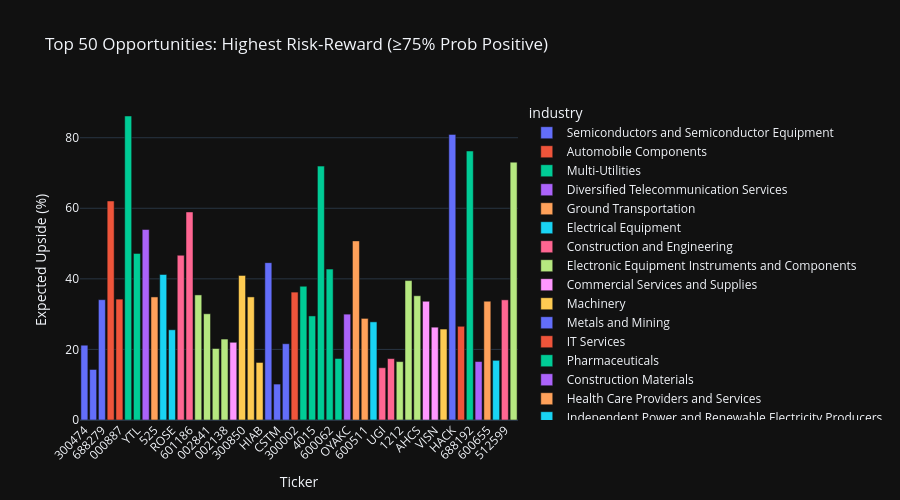

Here is the notebook cell this chart was saved with:
### Markdown cell above
### 4.3 Top Opportunities — Highest Risk-Reward Ratio (Positive Upside)

### Code cell
mc_positive = mc[mc["prob_positive_upside"] >= 75].nlargest(50, "risk_reward_ratio")

fig = px.bar(
    mc_positive,
    x="ticker",
    y="expected_upside_pct",
    color="industry",
    hover_data=["name", "prob_positive_upside", "risk_reward_ratio"],
    title="Top 50 Opportunities: Highest Risk-Reward (≥75% Prob Positive)",
    labels={"expected_upside_pct": "Expected Upside (%)", "ticker": "Ticker"},
    template=PLOTLY_TEMPLATE,
    height=500,
)
fig.update_layout(xaxis_tickangle=-45)
fig.show()

### Figure 1 — Plotly figure (JSON) as saved in the notebook; plotly's stock layout.template omitted (floating-point values rounded to 4 significant figures)
{"data": [{"customdata": [["Changsha Jingjia Microelectronics Co. Ltd.", 100.0, 147.3], ["Shanghai Awinic Technology Co.Ltd.", 100.0, 110.6], ["Fortior Technology (Shenzhen) Co. Ltd.", 100.0, 18.1]], "hovertemplate": "industry=Semiconductors and Semiconductor Equipment<br>Ticker=%{x}<br>Expected Upside (%)=%{y}<br>name=%{customdata[0]}<br>prob_positive_upside=%{customdata[1]}<br>risk_reward_ratio=%{customdata[2]}<extra></extra>", "legendgroup": "Semiconductors and Semiconductor Equipment", "marker": {"color": "#636efa", "pattern": {"shape": ""}}, "name": "Semiconductors and Semiconductor Equipment", "orientation": "v", "showlegend": true, "textposition": "auto", "x": ["300474", "688798", "688279"], "xaxis": "x", "y": [21.2, 14.32, 34.1], "yaxis": "y", "type": "bar"}, {"customdata": [["Fulin Precision Co. Ltd.", 100.0, 143.5], ["Anhui Zhongding Sealing Parts Co. Ltd.", 100.0, 37.77]], "hovertemplate": "industry=Automobile Components<br>Ticker=%{x}<br>Expected Upside (%)=%{y}<br>name=%{customdata[0]}<br>prob_positive_upside=%{customdata[1]}<br>risk_reward_ratio=%{customdata[2]}<extra></extra>", "legendgroup": "Automobile Components", "marker": {"color": "#EF553B", "pattern": {"shape": ""}}, "name": "Automobile Components", "orientation": "v", "showlegend": true, "textposition": "auto", "x": ["300432", "000887"], "xaxis": "x", "y": [62.07, 34.26], "yaxis": "y", "type": "bar"}, {"customdata": [["Power and Water Utility Company for Jubail and Yanbu", 100.0, 137.4], ["YTL Corporation Berhad", 100.0, 18.09]], "hovertemplate": "industry=Multi-Utilities<br>Ticker=%{x}<br>Expected Upside (%)=%{y}<br>name=%{customdata[0]}<br>prob_positive_upside=%{customdata[1]}<br>risk_reward_ratio=%{customdata[2]}<extra></extra>", "legendgroup": "Multi-Utilities", "marker": {"color": "#00cc96", "pattern": {"shape": ""}}, "name": "Multi-Utilities", "orientation": "v", "showlegend": true, "textposition": "auto", "x": ["2083", "YTL"], "xaxis": "x", "y": [86.15, 47.21], "yaxis": "y", "type": "bar"}, {"customdata": [["Tuas Limited", 100.0, 112.8]], "hovertemplate": "industry=Diversified Telecommunication Services<br>Ticker=%{x}<br>Expected Upside (%)=%{y}<br>name=%{customdata[0]}<br>prob_positive_upside=%{customdata[1]}<br>risk_reward_ratio=%{customdata[2]}<extra></extra>", "legendgroup": "Diversified Telecommunication Services", "marker": {"color": "#ab63fa", "pattern": {"shape": ""}}, "name": "Diversified Telecommunication Services", "orientation": "v", "showlegend": true, "textposition": "auto", "x": ["TUA"], "xaxis": "x", "y": [53.98], "yaxis": "y", "type": "bar"}, {"customdata": [["Guangshen Railway Company Limited", 100.0, 96.88]], "hovertemplate": "industry=Ground Transportation<br>Ticker=%{x}<br>Expected Upside (%)=%{y}<br>name=%{customdata[0]}<br>prob_positive_upside=%{customdata[1]}<br>risk_reward_ratio=%{customdata[2]}<extra></extra>", "legendgroup": "Ground Transportation", "marker": {"color": "#FFA15A", "pattern": {"shape": ""}}, "name": "Ground Transportation", "orientation": "v", "showlegend": true, "textposition": "auto", "x": ["525"], "xaxis": "x", "y": [34.88], "yaxis": "y", "type": "bar"}, {"customdata": [["Beijing HyperStrong Technology Co. Ltd.", 100.0, 88.24], ["Rosebank Industries plc", 100.0, 16.02]], "hovertemplate": "industry=Electrical Equipment<br>Ticker=%{x}<br>Expected Upside (%)=%{y}<br>name=%{customdata[0]}<br>prob_positive_upside=%{customdata[1]}<br>risk_reward_ratio=%{customdata[2]}<extra></extra>", "legendgroup": "Electrical Equipment", "marker": {"color": "#19d3f3", "pattern": {"shape": ""}}, "name": "Electrical Equipment", "orientation": "v", "showlegend": true, "textposition": "auto", "x": ["688411", "ROSE"], "xaxis": "x", "y": [41.24, 25.57], "yaxis": "y", "type": "bar"}, {"customdata": [["China National Chemical Engineering Co. Ltd", 100.0, 68.18], ["China Railway Construction Corporation Limited", 100.0, 17.05]], "hovertemplate": "industry=Construction and Engineering<br>Ticker=%{x}<br>Expected Upside (%)=%{y}<br>name=%{customdata[0]}<br>prob_positive_upside=%{customdata[1]}<br>risk_reward_ratio=%{customdata[2]}<extra></extra>", "legendgroup": "Construction and Engineering", "marker": {"color": "#FF6692", "pattern": {"shape": ""}}, "name": "Construction and Engineering", "orientation": "v", "showlegend": true, "textposition": "auto", "x": ["601117", "601186"], "xaxis": "x", "y": [46.69, 58.96], "yaxis": "y", "type": "bar"}, {"customdata": [["Sanmina Corporation", 100.0, 50.72], ["Guangzhou Shiyuan Electronic Technology Company Limited", 100.0, 43.88], ["China Zhenhua (Group) Science & Technology Co. Ltd", 100.0, 37.04], ["Shenzhen Sunlord Electronics Co.Ltd.", 100.0, 16.6]], "hovertemplate": "industry=Electronic Equipment Instruments and Components<br>Ticker=%{x}<br>Expected Upside (%)=%{y}<br>name=%{customdata[0]}<br>prob_positive_upside=%{customdata[1]}<br>risk_reward_ratio=%{customdata[2]}<extra></extra>", "legendgroup": "Electronic Equipment Instruments and Components", "marker": {"color": "#B6E880", "pattern": {"shape": ""}}, "name": "Electronic Equipment Instruments and Components", "orientation": "v", "showlegend": true, "textposition": "auto", "x": ["SANM", "002841", "000733", "002138"], "xaxis": "x", "y": [35.45, 30.11, 20.25, 22.94], "yaxis": "y", "type": "bar"}, {"customdata": [["TOPPAN Holdings Inc.", 100.0, 46.21]], "hovertemplate": "industry=Commercial Services and Supplies<br>Ticker=%{x}<br>Expected Upside (%)=%{y}<br>name=%{customdata[0]}<br>prob_positive_upside=%{customdata[1]}<br>risk_reward_ratio=%{customdata[2]}<extra></extra>", "legendgroup": "Commercial Services and Supplies", "marker": {"color": "#FF97FF", "pattern": {"shape": ""}}, "name": "Commercial Services and Supplies", "orientation": "v", "showlegend": true, "textposition": "auto", "x": ["7911"], "xaxis": "x", "y": [22.02], "yaxis": "y", "type": "bar"}, {"customdata": [["Luoyang Xinqianglian Slewing Bearing Co. Ltd.", 100.0, 43.32], ["FAW Jiefang Group Co.Ltd", 100.0, 19.9], ["Hiab Oyj", 100.0, 16.79]], "hovertemplate": "industry=Machinery<br>Ticker=%{x}<br>Expected Upside (%)=%{y}<br>name=%{customdata[0]}<br>prob_positive_upside=%{customdata[1]}<br>risk_reward_ratio=%{customdata[2]}<extra></extra>", "legendgroup": "Machinery", "marker": {"color": "#FECB52", "pattern": {"shape": ""}}, "name": "Machinery", "orientation": "v", "showlegend": true, "textposition": "auto", "x": ["300850", "000800", "HIAB"], "xaxis": "x", "y": [40.97, 34.88, 16.31], "yaxis": "y", "type": "bar"}, {"customdata": [["Aluminium Bahrain B.S.C.", 100.0, 41.26], ["Constellium SE", 100.0, 17.69], ["Hunan Valin Steel Co. Ltd.", 100.0, 15.71]], "hovertemplate": "industry=Metals and Mining<br>Ticker=%{x}<br>Expected Upside (%)=%{y}<br>name=%{customdata[0]}<br>prob_positive_upside=%{customdata[1]}<br>risk_reward_ratio=%{customdata[2]}<extra></extra>", "legendgroup": "Metals and Mining", "marker": {"color": "#636efa", "pattern": {"shape": ""}}, "name": "Metals and Mining", "orientation": "v", "showlegend": true, "textposition": "auto", "x": ["ALBH", "CSTM", "000932"], "xaxis": "x", "y": [44.6, 10.18, 21.61], "yaxis": "y", "type": "bar"}, {"customdata": [["Beijing Ultrapower Software Co. Ltd.", 100.0, 40.54]], "hovertemplate": "industry=IT Services<br>Ticker=%{x}<br>Expected Upside (%)=%{y}<br>name=%{customdata[0]}<br>prob_positive_upside=%{customdata[1]}<br>risk_reward_ratio=%{customdata[2]}<extra></extra>", "legendgroup": "IT Services", "marker": {"color": "#EF553B", "pattern": {"shape": ""}}, "name": "IT Services", "orientation": "v", "showlegend": true, "textposition": "auto", "x": ["300002"], "xaxis": "x", "y": [36.25], "yaxis": "y", "type": "bar"}, {"customdata": [["Joincare Pharmaceutical Group Industry Co.Ltd.", 100.0, 39.83], ["Jamjoom Pharmaceuticals Factory Company", 100.0, 28.21], ["Changchun High-Tech Industry (Group) Co. Ltd.", 100.0, 26.92], ["China Resources Double-Crane Pharmaceutical Co.Ltd.", 100.0, 18.69], ["ALK-Abelló A/S", 100.0, 15.27]], "hovertemplate": "industry=Pharmaceuticals<br>Ticker=%{x}<br>Expected Upside (%)=%{y}<br>name=%{customdata[0]}<br>prob_positive_upside=%{customdata[1]}<br>risk_reward_ratio=%{customdata[2]}<extra></extra>", "legendgroup": "Pharmaceuticals", "marker": {"color": "#00cc96", "pattern": {"shape": ""}}, "name": "Pharmaceuticals", "orientation": "v", "showlegend": true, "textposition": "auto", "x": ["600380", "4015", "000661", "600062", "ALKB"], "xaxis": "x", "y": [37.91, 29.49, 71.95, 42.76, 17.44], "yaxis": "y", "type": "bar"}, {"customdata": [["OYAK Çimento Fabrikalari A.S.", 100.0, 37.34]], "hovertemplate": "industry=Construction Materials<br>Ticker=%{x}<br>Expected Upside (%)=%{y}<br>name=%{customdata[0]}<br>prob_positive_upside=%{customdata[1]}<br>risk_reward_ratio=%{customdata[2]}<extra></extra>", "legendgroup": "Construction Materials", "marker": {"color": "#ab63fa", "pattern": {"shape": ""}}, "name": "Construction Materials", "orientation": "v", "showlegend": true, "textposition": "auto", "x": ["OYAKC"], "xaxis": "x", "y": [30.0], "yaxis": "y", "type": "bar"}, {"customdata": [["Akdital S.A", 100.0, 34.35], ["China National Medicines Corporation Ltd.", 100.0, 27.08]], "hovertemplate": "industry=Health Care Providers and Services<br>Ticker=%{x}<br>Expected Upside (%)=%{y}<br>name=%{customdata[0]}<br>prob_positive_upside=%{customdata[1]}<br>risk_reward_ratio=%{customdata[2]}<extra></extra>", "legendgroup": "Health Care Providers and Services", "marker": {"color": "#FFA15A", "pattern": {"shape": ""}}, "name": "Health Care Providers and Services", "orientation": "v", "showlegend": true, "textposition": "auto", "x": ["AKT", "600511"], "xaxis": "x", "y": [50.76, 28.79], "yaxis": "y", "type": "bar"}, {"customdata": [["Hubei Energy Group Co. Ltd.", 100.0, 34.2]], "hovertemplate": "industry=Independent Power and Renewable Electricity Producers<br>Ticker=%{x}<br>Expected Upside (%)=%{y}<br>name=%{customdata[0]}<br>prob_positive_upside=%{customdata[1]}<br>risk_reward_ratio=%{customdata[2]}<extra></extra>", "legendgroup": "Independent Power and Renewable Electricity Producers", "marker": {"color": "#19d3f3", "pattern": {"shape": ""}}, "name": "Independent Power and Renewable Electricity Producers", "orientation": "v", "showlegend": true, "textposition": "auto", "x": ["000883"], "xaxis": "x", "y": [27.81], "yaxis": "y", "type": "bar"}, {"customdata": [["UGI Corporation", 100.0, 28.18], ["Shenzhen Gas Corporation Ltd.", 100.0, 16.68]], "hovertemplate": "industry=Gas Utilities<br>Ticker=%{x}<br>Expected Upside (%)=%{y}<br>name=%{customdata[0]}<br>prob_positive_upside=%{customdata[1]}<br>risk_reward_ratio=%{customdata[2]}<extra></extra>", "legendgroup": "Gas Utilities", "marker": {"color": "#FF6692", "pattern": {"shape": ""}}, "name": "Gas Utilities", "orientation": "v", "showlegend": true, "textposition": "auto", "x": ["UGI", "601139"], "xaxis": "x", "y": [14.81, 17.39], "yaxis": "y", "type": "bar"}, {"customdata": [["Astra Industrial Group Company", 100.0, 28.15], ["Fosun International Limited", 100.0, 20.07], ["Aamal Company Q.P.S.C.", 100.0, 16.78]], "hovertemplate": "industry=Industrial Conglomerates<br>Ticker=%{x}<br>Expected Upside (%)=%{y}<br>name=%{customdata[0]}<br>prob_positive_upside=%{customdata[1]}<br>risk_reward_ratio=%{customdata[2]}<extra></extra>", "legendgroup": "Industrial Conglomerates", "marker": {"color": "#B6E880", "pattern": {"shape": ""}}, "name": "Industrial Conglomerates", "orientation": "v", "showlegend": true, "textposition": "auto", "x": ["1212", "656", "AHCS"], "xaxis": "x", "y": [16.55, 39.51, 35.21], "yaxis": "y", "type": "bar"}, {"customdata": [["Glarun Technology Co.Ltd", 100.0, 27.71], ["Vistance Networks Inc.", 100.0, 16.47]], "hovertemplate": "industry=Communications Equipment<br>Ticker=%{x}<br>Expected Upside (%)=%{y}<br>name=%{customdata[0]}<br>prob_positive_upside=%{customdata[1]}<br>risk_reward_ratio=%{customdata[2]}<extra></extra>", "legendgroup": "Communications Equipment", "marker": {"color": "#FF97FF", "pattern": {"shape": ""}}, "name": "Communications Equipment", "orientation": "v", "showlegend": true, "textposition": "auto", "x": ["600562", "VISN"], "xaxis": "x", "y": [33.65, 26.3], "yaxis": "y", "type": "bar"}, {"customdata": [["Guangzhou Zhujiang Brewery Co. Ltd", 100.0, 24.48]], "hovertemplate": "industry=Beverages<br>Ticker=%{x}<br>Expected Upside (%)=%{y}<br>name=%{customdata[0]}<br>prob_positive_upside=%{customdata[1]}<br>risk_reward_ratio=%{customdata[2]}<extra></extra>", "legendgroup": "Beverages", "marker": {"color": "#FECB52", "pattern": {"shape": ""}}, "name": "Beverages", "orientation": "v", "showlegend": true, "textposition": "auto", "x": ["002461"], "xaxis": "x", "y": [25.77], "yaxis": "y", "type": "bar"}, {"customdata": [["Hacksaw AB (publ)", 100.0, 21.62]], "hovertemplate": "industry=Entertainment<br>Ticker=%{x}<br>Expected Upside (%)=%{y}<br>name=%{customdata[0]}<br>prob_positive_upside=%{customdata[1]}<br>risk_reward_ratio=%{customdata[2]}<extra></extra>", "legendgroup": "Entertainment", "marker": {"color": "#636efa", "pattern": {"shape": ""}}, "name": "Entertainment", "orientation": "v", "showlegend": true, "textposition": "auto", "x": ["HACK"], "xaxis": "x", "y": [80.94], "yaxis": "y", "type": "bar"}, {"customdata": [["Spinneys 1961 Holding plc", 100.0, 21.22]], "hovertemplate": "industry=Consumer Staples Distribution and Retail<br>Ticker=%{x}<br>Expected Upside (%)=%{y}<br>name=%{customdata[0]}<br>prob_positive_upside=%{customdata[1]}<br>risk_reward_ratio=%{customdata[2]}<extra></extra>", "legendgroup": "Consumer Staples Distribution and Retail", "marker": {"color": "#EF553B", "pattern": {"shape": ""}}, "name": "Consumer Staples Distribution and Retail", "orientation": "v", "showlegend": true, "textposition": "auto", "x": ["SPINNEYS"], "xaxis": "x", "y": [26.56], "yaxis": "y", "type": "bar"}, {"customdata": [["Dizal (Jiangsu) Pharmaceutical Co. Ltd.", 100.0, 20.61]], "hovertemplate": "industry=Biotechnology<br>Ticker=%{x}<br>Expected Upside (%)=%{y}<br>name=%{customdata[0]}<br>prob_positive_upside=%{customdata[1]}<br>risk_reward_ratio=%{customdata[2]}<extra></extra>", "legendgroup": "Biotechnology", "marker": {"color": "#00cc96", "pattern": {"shape": ""}}, "name": "Biotechnology", "orientation": "v", "showlegend": true, "textposition": "auto", "x": ["688192"], "xaxis": "x", "y": [76.23], "yaxis": "y", "type": "bar"}, {"customdata": [["Intco Medical Technology Co. Ltd.", 100.0, 18.24]], "hovertemplate": "industry=Health Care Equipment and Supplies<br>Ticker=%{x}<br>Expected Upside (%)=%{y}<br>name=%{customdata[0]}<br>prob_positive_upside=%{customdata[1]}<br>risk_reward_ratio=%{customdata[2]}<extra></extra>", "legendgroup": "Health Care Equipment and Supplies", "marker": {"color": "#ab63fa", "pattern": {"shape": ""}}, "name": "Health Care Equipment and Supplies", "orientation": "v", "showlegend": true, "textposition": "auto", "x": ["300677"], "xaxis": "x", "y": [16.57], "yaxis": "y", "type": "bar"}, {"customdata": [["Shanghai Yuyuan Tourist Mart (Group) Co. Ltd.", 100.0, 16.64]], "hovertemplate": "industry=Specialty Retail<br>Ticker=%{x}<br>Expected Upside (%)=%{y}<br>name=%{customdata[0]}<br>prob_positive_upside=%{customdata[1]}<br>risk_reward_ratio=%{customdata[2]}<extra></extra>", "legendgroup": "Specialty Retail", "marker": {"color": "#FFA15A", "pattern": {"shape": ""}}, "name": "Specialty Retail", "orientation": "v", "showlegend": true, "textposition": "auto", "x": ["600655"], "xaxis": "x", "y": [33.66], "yaxis": "y", "type": "bar"}, {"customdata": [["SOL S.p.A.", 100.0, 15.11]], "hovertemplate": "industry=Chemicals<br>Ticker=%{x}<br>Expected Upside (%)=%{y}<br>name=%{customdata[0]}<br>prob_positive_upside=%{customdata[1]}<br>risk_reward_ratio=%{customdata[2]}<extra></extra>", "legendgroup": "Chemicals", "marker": {"color": "#19d3f3", "pattern": {"shape": ""}}, "name": "Chemicals", "orientation": "v", "showlegend": true, "textposition": "auto", "x": ["SOL"], "xaxis": "x", "y": [16.91], "yaxis": "y", "type": "bar"}, {"customdata": [["Adani Enterprises Limited", 100.0, 14.93]], "hovertemplate": "industry=Trading Companies and Distributors<br>Ticker=%{x}<br>Expected Upside (%)=%{y}<br>name=%{customdata[0]}<br>prob_positive_upside=%{customdata[1]}<br>risk_reward_ratio=%{customdata[2]}<extra></extra>", "legendgroup": "Trading Companies and Distributors", "marker": {"color": "#FF6692", "pattern": {"shape": ""}}, "name": "Trading Companies and Distributors", "orientation": "v", "showlegend": true, "textposition": "auto", "x": ["512599"], "xaxis": "x", "y": [34.05], "yaxis": "y", "type": "bar"}, {"customdata": [["ExlService Holdings Inc.", 100.0, 14.73]], "hovertemplate": "industry=Professional Services<br>Ticker=%{x}<br>Expected Upside (%)=%{y}<br>name=%{customdata[0]}<br>prob_positive_upside=%{customdata[1]}<br>risk_reward_ratio=%{customdata[2]}<extra></extra>", "legendgroup": "Professional Services", "marker": {"color": "#B6E880", "pattern": {"shape": ""}}, "name": "Professional Services", "orientation": "v", "showlegend": true, "textposition": "auto", "x": ["EXLS"], "xaxis": "x", "y": [73.07], "yaxis": "y", "type": "bar"}], "layout": {"xaxis": {"anchor": "y", "domain": [0.0, 1.0], "title": {"text": "Ticker"}, "tickangle": -45}, "yaxis": {"anchor": "x", "domain": [0.0, 1.0], "title": {"text": "Expected Upside (%)"}}, "legend": {"title": {"text": "industry"}, "tracegroupgap": 0}, "title": {"text": "Top 50 Opportunities: Highest Risk-Reward (≥75% Prob Positive)"}, "barmode": "relative", "height": 500}}
